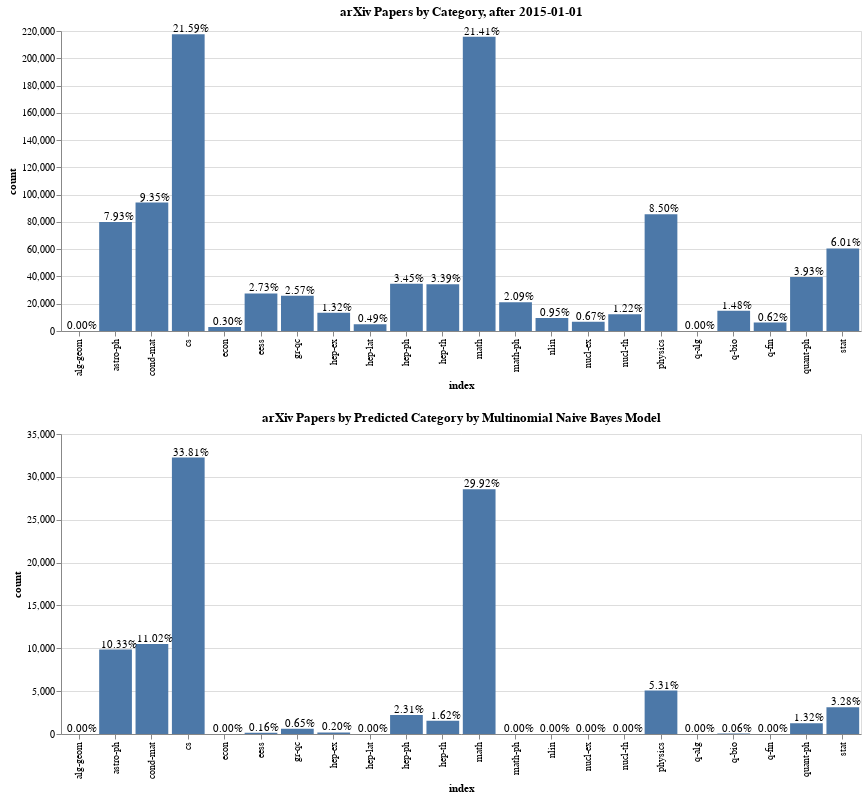

The notebook cell this image was saved under:
### Code cell
source = pd.DataFrame(y_pred_multiNB, columns = list(multiNB_models.keys())).apply(sum).reset_index().rename(columns = {0:'count'})
ptotalText = alt.Text('PercentOfTotal:Q', format = '.2%')

# set up bar chart
chart2 = alt.Chart(source).transform_joinaggregate(
    TotalPapers='sum(count)',
).transform_calculate(
    PercentOfTotal="datum.count / datum.TotalPapers"
).mark_bar().encode(
    x = 'index',
    y = 'count',
    tooltip = ['index','count', ptotalText]
).properties(
    title='arXiv Papers by Predicted Category by Multinomial Naive Bayes Model',
    width = 800
)

# add percentage labels
chart2 = chart2 + chart2.mark_text(
    align='center',
    baseline='middle',
    dx= 3,  # Nudges text to right so it doesn't appear on top of the bar,
    dy = -5
).encode(
    text = ptotalText
) 

# concatenate charts
alt.vconcat(chart, chart2)

### Figure 1 — Vega-Lite specification as saved in the notebook (floating-point values rounded to 4 significant figures)
{"config": {"view": {"continuousWidth": 400, "continuousHeight": 300}}, "vconcat": [{"layer": [{"mark": "bar", "encoding": {"tooltip": [{"type": "nominal", "field": "index"}, {"type": "quantitative", "field": "count"}, {"type": "quantitative", "field": "PercentOfTotal", "format": ".2%"}], "x": {"type": "nominal", "field": "index"}, "y": {"type": "quantitative", "field": "count"}}, "title": "arXiv Papers by Category, after 2015-01-01", "transform": [{"joinaggregate": [{"op": "sum", "field": "count", "as": "TotalPapers"}]}, {"calculate": "datum.count / datum.TotalPapers", "as": "PercentOfTotal"}], "width": 800}, {"mark": {"type": "text", "align": "center", "baseline": "middle", "dx": 3, "dy": -5}, "encoding": {"text": {"type": "quantitative", "field": "PercentOfTotal", "format": ".2%"}, "tooltip": [{"type": "nominal", "field": "index"}, {"type": "quantitative", "field": "count"}, {"type": "quantitative", "field": "PercentOfTotal", "format": ".2%"}], "x": {"type": "nominal", "field": "index"}, "y": {"type": "quantitative", "field": "count"}}, "title": "arXiv Papers by Category, after 2015-01-01", "transform": [{"joinaggregate": [{"op": "sum", "field": "count", "as": "TotalPapers"}]}, {"calculate": "datum.count / datum.TotalPapers", "as": "PercentOfTotal"}], "width": 800}], "data": {"name": "data-483a92b894d9e147c3253abfabad53b3"}}, {"layer": [{"mark": "bar", "encoding": {"tooltip": [{"type": "nominal", "field": "index"}, {"type": "quantitative", "field": "count"}, {"type": "quantitative", "field": "PercentOfTotal", "format": ".2%"}], "x": {"type": "nominal", "field": "index"}, "y": {"type": "quantitative", "field": "count"}}, "title": "arXiv Papers by Predicted Category by Multinomial Naive Bayes Model", "transform": [{"joinaggregate": [{"op": "sum", "field": "count", "as": "TotalPapers"}]}, {"calculate": "datum.count / datum.TotalPapers", "as": "PercentOfTotal"}], "width": 800}, {"mark": {"type": "text", "align": "center", "baseline": "middle", "dx": 3, "dy": -5}, "encoding": {"text": {"type": "quantitative", "field": "PercentOfTotal", "format": ".2%"}, "tooltip": [{"type": "nominal", "field": "index"}, {"type": "quantitative", "field": "count"}, {"type": "quantitative", "field": "PercentOfTotal", "format": ".2%"}], "x": {"type": "nominal", "field": "index"}, "y": {"type": "quantitative", "field": "count"}}, "title": "arXiv Papers by Predicted Category by Multinomial Naive Bayes Model", "transform": [{"joinaggregate": [{"op": "sum", "field": "count", "as": "TotalPapers"}]}, {"calculate": "datum.count / datum.TotalPapers", "as": "PercentOfTotal"}], "width": 800}], "data": {"name": "data-0008472bd3624bdf5ffe45a44e2c6845"}}], "$schema": "https://vega.github.io/schema/vega-lite/v4.8.1.json", "datasets": {"data-483a92b894d9e147c3253abfabad53b3": [{"index": "alg-geom", "count": 2}, {"index": "astro-ph", "count": 79875}, {"index": "cond-mat", "count": 94195}, {"index": "cs", "count": 217559}, {"index": "econ", "count": 2992}, {"index": "eess", "count": 27553}, {"index": "gr-qc", "count": 25890}, {"index": "hep-ex", "count": 13335}, {"index": "hep-lat", "count": 4935}, {"index": "hep-ph", "count": 34740}, {"index": "hep-th", "count": 34197}, {"index": "math", "count": 215814}, {"index": "math-ph", "count": 21054}, {"index": "nlin", "count": 9615}, {"index": "nucl-ex", "count": 6733}, {"index": "nucl-th", "count": 12297}, {"index": "physics", "count": 85641}, {"index": "q-alg", "count": 8}, {"index": "q-bio", "count": 14931}, {"index": "q-fin", "count": 6209}, {"index": "quant-ph", "count": 39640}, {"index": "stat", "count": 60576}], "data-0008472bd3624bdf5ffe45a44e2c6845": [{"index": "alg-geom", "count": 0}, {"index": "astro-ph", "count": 9858}, {"index": "cond-mat", "count": 10512}, {"index": "cs", "count": 32250}, {"index": "econ", "count": 0}, {"index": "eess", "count": 153}, {"index": "gr-qc", "count": 619}, {"index": "hep-ex", "count": 187}, {"index": "hep-lat", "count": 0}, {"index": "hep-ph", "count": 2203}, {"index": "hep-th", "count": 1541}, {"index": "math", "count": 28545}, {"index": "math-ph", "count": 1}, {"index": "nlin", "count": 0}, {"index": "nucl-ex", "count": 0}, {"index": "nucl-th", "count": 0}, {"index": "physics", "count": 5068}, {"index": "q-alg", "count": 0}, {"index": "q-bio", "count": 58}, {"index": "q-fin", "count": 0}, {"index": "quant-ph", "count": 1262}, {"index": "stat", "count": 3132}]}}
